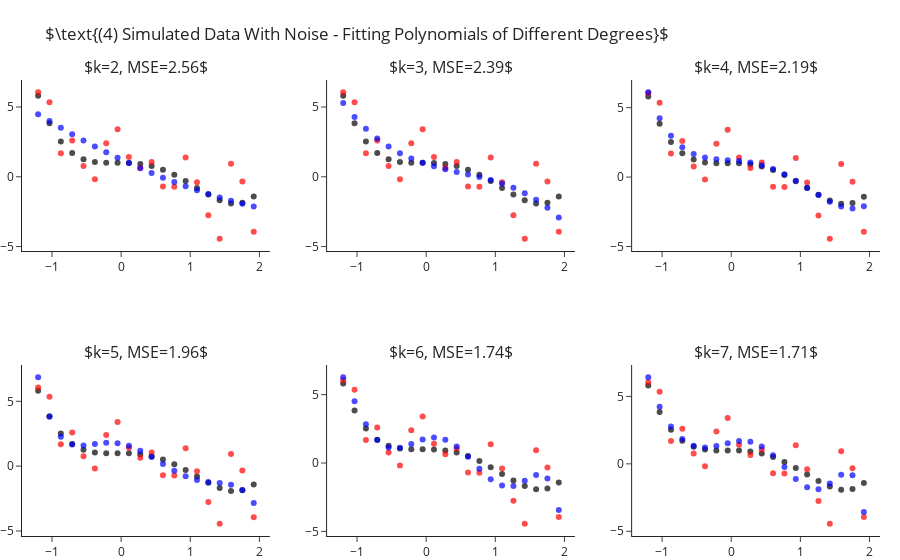

Here is the notebook cell this chart was saved with:
### Markdown cell above
## Fitting Polynomial Of Different Degrees - With Sample Noise

Still fitting for different values of $k$, let us add some standard Gaussian noise (i.e. $\mathcal{N}\left(0,1\right)$).
This time we observe two things:
- Even for the correct $k=4$ model we are not able to achieve zero MSE.
- As we increase $4<k\rightarrow 7$ we manage to decrease the error more and more.

### Code cell
y = y_ + np.random.normal(size=len(y_))

ks = range(2, 8)
fig = make_subplots(2, 3, subplot_titles=list(ks))
for i, k in enumerate(ks):
    r,c = i//3+1, i%3+1 
    
    y_hat = make_pipeline(PolynomialFeatures(k), LinearRegression(fit_intercept=False)).fit(X, y).predict(X)
    fig.add_traces([go.Scatter(x=x, y=y_, mode="markers", name="Real Points",  marker=dict(color="black", opacity=.7), showlegend=False),
                    go.Scatter(x=x, y=y, mode="markers", name="Observed Points",  marker=dict(color="red", opacity=.7), showlegend=False), 
                    go.Scatter(x=x, y=y_hat, mode="markers", name="Predicted Points",  marker=dict(color="blue", opacity=.7), showlegend=False)], rows=r, cols=c)
    fig["layout"]["annotations"][i]["text"] = rf"$k={{0}}, MSE={{1}}$".format(k, round(np.mean((y-y_hat)**2), 2))

fig.update_layout(title=r"$\text{(4) Simulated Data With Noise - Fitting Polynomials of Different Degrees}$", margin=dict(t=80)).show()

### Figure 1 — Plotly figure (JSON) as saved in the notebook; plotly's stock layout.template omitted (floating-point values rounded to 4 significant figures)
{"data": [{"marker": {"color": "black", "opacity": 0.7}, "mode": "markers", "name": "Real Points", "showlegend": false, "type": "scatter", "x": [-1.2, -1.036, -0.8718, -0.7077, -0.5436, -0.3795, -0.2154, -0.05128, 0.1128, 0.2769, 0.441, 0.6051, 0.7692, 0.9333, 1.097, 1.262, 1.426, 1.59, 1.754, 1.918], "xaxis": "x", "y": [5.81, 3.838, 2.523, 1.709, 1.261, 1.058, 0.9989, 0.999, 0.9909, 0.9251, 0.769, 0.5078, 0.1439, -0.3028, -0.7951, -1.278, -1.68, -1.912, -1.866, -1.418], "yaxis": "y"}, {"marker": {"color": "red", "opacity": 0.7}, "mode": "markers", "name": "Observed Points", "showlegend": false, "type": "scatter", "x": [-1.2, -1.036, -0.8718, -0.7077, -0.5436, -0.3795, -0.2154, -0.05128, 0.1128, 0.2769, 0.441, 0.6051, 0.7692, 0.9333, 1.097, 1.262, 1.426, 1.59, 1.754, 1.918], "xaxis": "x", "y": [6.056, 5.351, 1.69, 2.6, 0.767, -0.1735, 2.403, 3.404, 1.416, 0.6509, 1.057, -0.6984, -0.7175, 1.374, -0.3975, -2.762, -4.438, 0.9404, -0.3307, -3.943], "yaxis": "y"}, {"marker": {"color": "blue", "opacity": 0.7}, "mode": "markers", "name": "Predicted Points", "showlegend": false, "type": "scatter", "x": [-1.2, -1.036, -0.8718, -0.7077, -0.5436, -0.3795, -0.2154, -0.05128, 0.1128, 0.2769, 0.441, 0.6051, 0.7692, 0.9333, 1.097, 1.262, 1.426, 1.59, 1.754, 1.918], "xaxis": "x", "y": [4.491, 3.995, 3.516, 3.053, 2.606, 2.176, 1.762, 1.364, 0.9828, 0.6177, 0.269, -0.06352, -0.3797, -0.6795, -0.9631, -1.23, -1.481, -1.716, -1.934, -2.136], "yaxis": "y"}, {"marker": {"color": "black", "opacity": 0.7}, "mode": "markers", "name": "Real Points", "showlegend": false, "type": "scatter", "x": [-1.2, -1.036, -0.8718, -0.7077, -0.5436, -0.3795, -0.2154, -0.05128, 0.1128, 0.2769, 0.441, 0.6051, 0.7692, 0.9333, 1.097, 1.262, 1.426, 1.59, 1.754, 1.918], "xaxis": "x2", "y": [5.81, 3.838, 2.523, 1.709, 1.261, 1.058, 0.9989, 0.999, 0.9909, 0.9251, 0.769, 0.5078, 0.1439, -0.3028, -0.7951, -1.278, -1.68, -1.912, -1.866, -1.418], "yaxis": "y2"}, {"marker": {"color": "red", "opacity": 0.7}, "mode": "markers", "name": "Observed Points", "showlegend": false, "type": "scatter", "x": [-1.2, -1.036, -0.8718, -0.7077, -0.5436, -0.3795, -0.2154, -0.05128, 0.1128, 0.2769, 0.441, 0.6051, 0.7692, 0.9333, 1.097, 1.262, 1.426, 1.59, 1.754, 1.918], "xaxis": "x2", "y": [6.056, 5.351, 1.69, 2.6, 0.767, -0.1735, 2.403, 3.404, 1.416, 0.6509, 1.057, -0.6984, -0.7175, 1.374, -0.3975, -2.762, -4.438, 0.9404, -0.3307, -3.943], "yaxis": "y2"}, {"marker": {"color": "blue", "opacity": 0.7}, "mode": "markers", "name": "Predicted Points", "showlegend": false, "type": "scatter", "x": [-1.2, -1.036, -0.8718, -0.7077, -0.5436, -0.3795, -0.2154, -0.05128, 0.1128, 0.2769, 0.441, 0.6051, 0.7692, 0.9333, 1.097, 1.262, 1.426, 1.59, 1.754, 1.918], "xaxis": "x2", "y": [5.28, 4.286, 3.447, 2.746, 2.167, 1.694, 1.311, 1.002, 0.749, 0.5371, 0.3496, 0.1703, -0.01709, -0.2289, -0.4815, -0.7911, -1.174, -1.647, -2.225, -2.926], "yaxis": "y2"}, {"marker": {"color": "black", "opacity": 0.7}, "mode": "markers", "name": "Real Points", "showlegend": false, "type": "scatter", "x": [-1.2, -1.036, -0.8718, -0.7077, -0.5436, -0.3795, -0.2154, -0.05128, 0.1128, 0.2769, 0.441, 0.6051, 0.7692, 0.9333, 1.097, 1.262, 1.426, 1.59, 1.754, 1.918], "xaxis": "x3", "y": [5.81, 3.838, 2.523, 1.709, 1.261, 1.058, 0.9989, 0.999, 0.9909, 0.9251, 0.769, 0.5078, 0.1439, -0.3028, -0.7951, -1.278, -1.68, -1.912, -1.866, -1.418], "yaxis": "y3"}, {"marker": {"color": "red", "opacity": 0.7}, "mode": "markers", "name": "Observed Points", "showlegend": false, "type": "scatter", "x": [-1.2, -1.036, -0.8718, -0.7077, -0.5436, -0.3795, -0.2154, -0.05128, 0.1128, 0.2769, 0.441, 0.6051, 0.7692, 0.9333, 1.097, 1.262, 1.426, 1.59, 1.754, 1.918], "xaxis": "x3", "y": [6.056, 5.351, 1.69, 2.6, 0.767, -0.1735, 2.403, 3.404, 1.416, 0.6509, 1.057, -0.6984, -0.7175, 1.374, -0.3975, -2.762, -4.438, 0.9404, -0.3307, -3.943], "yaxis": "y3"}, {"marker": {"color": "blue", "opacity": 0.7}, "mode": "markers", "name": "Predicted Points", "showlegend": false, "type": "scatter", "x": [-1.2, -1.036, -0.8718, -0.7077, -0.5436, -0.3795, -0.2154, -0.05128, 0.1128, 0.2769, 0.441, 0.6051, 0.7692, 0.9333, 1.097, 1.262, 1.426, 1.59, 1.754, 1.918], "xaxis": "x3", "y": [6.105, 4.243, 2.969, 2.149, 1.662, 1.402, 1.279, 1.216, 1.152, 1.043, 0.8552, 0.5738, 0.197, -0.2617, -0.7739, -1.296, -1.771, -2.124, -2.268, -2.101], "yaxis": "y3"}, {"marker": {"color": "black", "opacity": 0.7}, "mode": "markers", "name": "Real Points", "showlegend": false, "type": "scatter", "x": [-1.2, -1.036, -0.8718, -0.7077, -0.5436, -0.3795, -0.2154, -0.05128, 0.1128, 0.2769, 0.441, 0.6051, 0.7692, 0.9333, 1.097, 1.262, 1.426, 1.59, 1.754, 1.918], "xaxis": "x4", "y": [5.81, 3.838, 2.523, 1.709, 1.261, 1.058, 0.9989, 0.999, 0.9909, 0.9251, 0.769, 0.5078, 0.1439, -0.3028, -0.7951, -1.278, -1.68, -1.912, -1.866, -1.418], "yaxis": "y4"}, {"marker": {"color": "red", "opacity": 0.7}, "mode": "markers", "name": "Observed Points", "showlegend": false, "type": "scatter", "x": [-1.2, -1.036, -0.8718, -0.7077, -0.5436, -0.3795, -0.2154, -0.05128, 0.1128, 0.2769, 0.441, 0.6051, 0.7692, 0.9333, 1.097, 1.262, 1.426, 1.59, 1.754, 1.918], "xaxis": "x4", "y": [6.056, 5.351, 1.69, 2.6, 0.767, -0.1735, 2.403, 3.404, 1.416, 0.6509, 1.057, -0.6984, -0.7175, 1.374, -0.3975, -2.762, -4.438, 0.9404, -0.3307, -3.943], "yaxis": "y4"}, {"marker": {"color": "blue", "opacity": 0.7}, "mode": "markers", "name": "Predicted Points", "showlegend": false, "type": "scatter", "x": [-1.2, -1.036, -0.8718, -0.7077, -0.5436, -0.3795, -0.2154, -0.05128, 0.1128, 0.2769, 0.441, 0.6051, 0.7692, 0.9333, 1.097, 1.262, 1.426, 1.59, 1.754, 1.918], "xaxis": "x4", "y": [6.851, 3.811, 2.276, 1.679, 1.59, 1.699, 1.799, 1.77, 1.567, 1.195, 0.7028, 0.1597, -0.3576, -0.7817, -1.071, -1.224, -1.3, -1.431, -1.837, -2.847], "yaxis": "y4"}, {"marker": {"color": "black", "opacity": 0.7}, "mode": "markers", "name": "Real Points", "showlegend": false, "type": "scatter", "x": [-1.2, -1.036, -0.8718, -0.7077, -0.5436, -0.3795, -0.2154, -0.05128, 0.1128, 0.2769, 0.441, 0.6051, 0.7692, 0.9333, 1.097, 1.262, 1.426, 1.59, 1.754, 1.918], "xaxis": "x5", "y": [5.81, 3.838, 2.523, 1.709, 1.261, 1.058, 0.9989, 0.999, 0.9909, 0.9251, 0.769, 0.5078, 0.1439, -0.3028, -0.7951, -1.278, -1.68, -1.912, -1.866, -1.418], "yaxis": "y5"}, {"marker": {"color": "red", "opacity": 0.7}, "mode": "markers", "name": "Observed Points", "showlegend": false, "type": "scatter", "x": [-1.2, -1.036, -0.8718, -0.7077, -0.5436, -0.3795, -0.2154, -0.05128, 0.1128, 0.2769, 0.441, 0.6051, 0.7692, 0.9333, 1.097, 1.262, 1.426, 1.59, 1.754, 1.918], "xaxis": "x5", "y": [6.056, 5.351, 1.69, 2.6, 0.767, -0.1735, 2.403, 3.404, 1.416, 0.6509, 1.057, -0.6984, -0.7175, 1.374, -0.3975, -2.762, -4.438, 0.9404, -0.3307, -3.943], "yaxis": "y5"}, {"marker": {"color": "blue", "opacity": 0.7}, "mode": "markers", "name": "Predicted Points", "showlegend": false, "type": "scatter", "x": [-1.2, -1.036, -0.8718, -0.7077, -0.5436, -0.3795, -0.2154, -0.05128, 0.1128, 0.2769, 0.441, 0.6051, 0.7692, 0.9333, 1.097, 1.262, 1.426, 1.59, 1.754, 1.918], "xaxis": "x5", "y": [6.27, 4.515, 2.837, 1.677, 1.141, 1.12, 1.393, 1.712, 1.863, 1.71, 1.218, 0.4561, -0.4161, -1.188, -1.65, -1.673, -1.302, -0.8697, -1.133, -3.428], "yaxis": "y5"}, {"marker": {"color": "black", "opacity": 0.7}, "mode": "markers", "name": "Real Points", "showlegend": false, "type": "scatter", "x": [-1.2, -1.036, -0.8718, -0.7077, -0.5436, -0.3795, -0.2154, -0.05128, 0.1128, 0.2769, 0.441, 0.6051, 0.7692, 0.9333, 1.097, 1.262, 1.426, 1.59, 1.754, 1.918], "xaxis": "x6", "y": [5.81, 3.838, 2.523, 1.709, 1.261, 1.058, 0.9989, 0.999, 0.9909, 0.9251, 0.769, 0.5078, 0.1439, -0.3028, -0.7951, -1.278, -1.68, -1.912, -1.866, -1.418], "yaxis": "y6"}, {"marker": {"color": "red", "opacity": 0.7}, "mode": "markers", "name": "Observed Points", "showlegend": false, "type": "scatter", "x": [-1.2, -1.036, -0.8718, -0.7077, -0.5436, -0.3795, -0.2154, -0.05128, 0.1128, 0.2769, 0.441, 0.6051, 0.7692, 0.9333, 1.097, 1.262, 1.426, 1.59, 1.754, 1.918], "xaxis": "x6", "y": [6.056, 5.351, 1.69, 2.6, 0.767, -0.1735, 2.403, 3.404, 1.416, 0.6509, 1.057, -0.6984, -0.7175, 1.374, -0.3975, -2.762, -4.438, 0.9404, -0.3307, -3.943], "yaxis": "y6"}, {"marker": {"color": "blue", "opacity": 0.7}, "mode": "markers", "name": "Predicted Points", "showlegend": false, "type": "scatter", "x": [-1.2, -1.036, -0.8718, -0.7077, -0.5436, -0.3795, -0.2154, -0.05128, 0.1128, 0.2769, 0.441, 0.6051, 0.7692, 0.9333, 1.097, 1.262, 1.426, 1.59, 1.754, 1.918], "xaxis": "x6", "y": [6.418, 4.226, 2.766, 1.838, 1.345, 1.208, 1.319, 1.534, 1.69, 1.639, 1.288, 0.6293, -0.238, -1.114, -1.739, -1.878, -1.463, -0.7996, -0.8447, -3.576], "yaxis": "y6"}], "layout": {"annotations": [{"font": {"size": 16}, "showarrow": false, "text": "$k=2, MSE=2.56$", "x": 0.1444, "xanchor": "center", "xref": "paper", "y": 1, "yanchor": "bottom", "yref": "paper"}, {"font": {"size": 16}, "showarrow": false, "text": "$k=3, MSE=2.39$", "x": 0.5, "xanchor": "center", "xref": "paper", "y": 1, "yanchor": "bottom", "yref": "paper"}, {"font": {"size": 16}, "showarrow": false, "text": "$k=4, MSE=2.19$", "x": 0.8556, "xanchor": "center", "xref": "paper", "y": 1, "yanchor": "bottom", "yref": "paper"}, {"font": {"size": 16}, "showarrow": false, "text": "$k=5, MSE=1.96$", "x": 0.1444, "xanchor": "center", "xref": "paper", "y": 0.375, "yanchor": "bottom", "yref": "paper"}, {"font": {"size": 16}, "showarrow": false, "text": "$k=6, MSE=1.74$", "x": 0.5, "xanchor": "center", "xref": "paper", "y": 0.375, "yanchor": "bottom", "yref": "paper"}, {"font": {"size": 16}, "showarrow": false, "text": "$k=7, MSE=1.71$", "x": 0.8556, "xanchor": "center", "xref": "paper", "y": 0.375, "yanchor": "bottom", "yref": "paper"}], "margin": {"t": 80}, "title": {"text": "$\\text{(4) Simulated Data With Noise - Fitting Polynomials of Different Degrees}$"}, "xaxis": {"anchor": "y", "domain": [0, 0.2889]}, "xaxis2": {"anchor": "y2", "domain": [0.3556, 0.6444]}, "xaxis3": {"anchor": "y3", "domain": [0.7111, 1]}, "xaxis4": {"anchor": "y4", "domain": [0, 0.2889]}, "xaxis5": {"anchor": "y5", "domain": [0.3556, 0.6444]}, "xaxis6": {"anchor": "y6", "domain": [0.7111, 1]}, "yaxis": {"anchor": "x", "domain": [0.625, 1]}, "yaxis2": {"anchor": "x2", "domain": [0.625, 1]}, "yaxis3": {"anchor": "x3", "domain": [0.625, 1]}, "yaxis4": {"anchor": "x4", "domain": [0, 0.375]}, "yaxis5": {"anchor": "x5", "domain": [0, 0.375]}, "yaxis6": {"anchor": "x6", "domain": [0, 0.375]}}}
